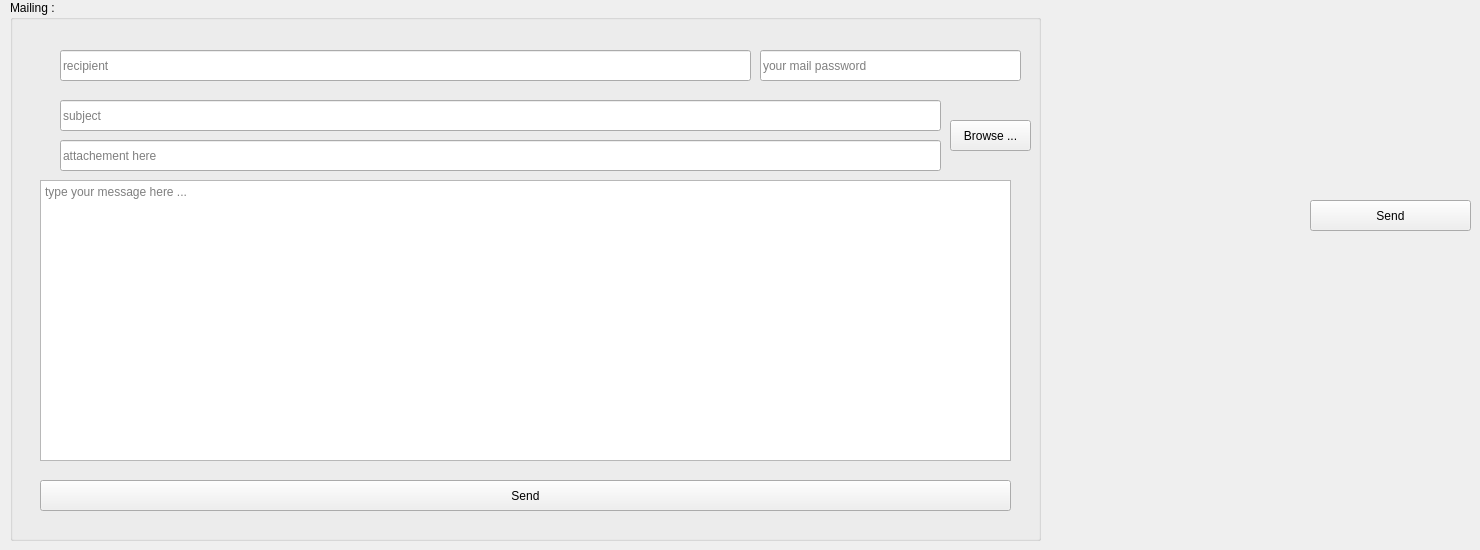
      <widget class="QWidget" name="tab_7">
       <attribute name="title">
        <string>Email</string>
       </attribute>
       <widget class="QPushButton" name="sendBtn_2">
        <property name="geometry">
         <rect>
          <x>1310</x>
          <y>200</y>
          <width>161</width>
          <height>31</height>
         </rect>
        </property>
        <property name="text">
         <string>Send</string>
        </property>
       </widget>
       <widget class="QGroupBox" name="groupBox_11">
        <property name="geometry">
         <rect>
          <x>10</x>
          <y>0</y>
          <width>1031</width>
          <height>541</height>
         </rect>
        </property>
        <property name="title">
         <string>Mailing :</string>
        </property>
        <widget class="QPushButton" name="browseBtnClient">
         <property name="geometry">
          <rect>
           <x>940</x>
           <y>120</y>
           <width>81</width>
           <height>31</height>
          </rect>
         </property>
         <property name="text">
          <string>Browse ...</string>
         </property>
        </widget>
        <widget class="QLineEdit" name="fileClient">
         <property name="geometry">
          <rect>
           <x>50</x>
           <y>140</y>
           <width>881</width>
           <height>31</height>
          </rect>
         </property>
         <property name="placeholderText">
          <string>attachement here</string>
         </property>
        </widget>
        <widget class="QLineEdit" name="mail_passClient">
         <property name="geometry">
          <rect>
           <x>750</x>
           <y>50</y>
           <width>261</width>
           <height>31</height>
          </rect>
         </property>
         <property name="echoMode">
          <enum>QLineEdit::Password</enum>
         </property>
         <property name="placeholderText">
          <string>your mail password</string>
         </property>
        </widget>
        <widget class="QLineEdit" name="rcptClient">
         <property name="geometry">
          <rect>
           <x>50</x>
           <y>50</y>
           <width>691</width>
           <height>31</height>
          </rect>
         </property>
         <property name="placeholderText">
          <string>recipient</string>
         </property>
        </widget>
        <widget class="QTextEdit" name="msgClient">
         <property name="geometry">
          <rect>
           <x>30</x>
           <y>180</y>
           <width>971</width>
           <height>281</height>
          </rect>
         </property>
         <property name="placeholderText">
          <string>type your message here ...</string>
         </property>
        </widget>
        <widget class="QLineEdit" name="subjectClient">
         <property name="geometry">
          <rect>
           <x>50</x>
           <y>100</y>
           <width>881</width>
           <height>31</height>
          </rect>
         </property>
         <property name="placeholderText">
          <string>subject</string>
         </property>
        </widget>
        <widget class="QPushButton" name="sendBtn_Client">
         <property name="geometry">
          <rect>
           <x>30</x>
           <y>480</y>
           <width>971</width>
           <height>31</height>
          </rect>
         </property>
         <property name="text">
          <string>Send</string>
         </property>
        </widget>
        <zorder>mail_passClient</zorder>
        <zorder>msgClient</zorder>
        <zorder>subjectClient</zorder>
        <zorder>fileClient</zorder>
        <zorder>rcptClient</zorder>
        <zorder>browseBtnClient</zorder>
        <zorder>sendBtn_Client</zorder>
       </widget>
       <zorder>groupBox_11</zorder>
       <zorder>sendBtn_2</zorder>
      </widget>
